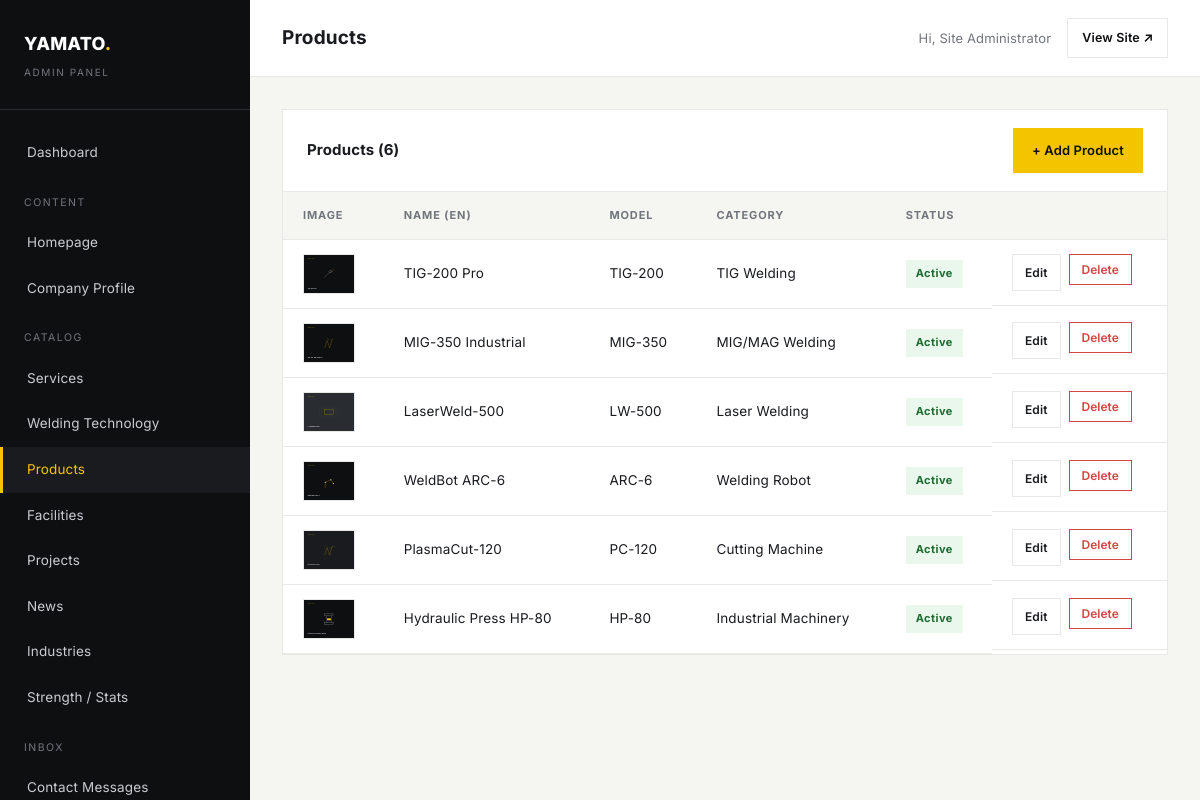
Page /admin/products.php (signed in) on the committed database.
### tables this page shows
CREATE TABLE products (
    id INT AUTO_INCREMENT PRIMARY KEY,
    category_id INT DEFAULT NULL,
    name_ja VARCHAR(255) NOT NULL,
    name_en VARCHAR(255) NOT NULL,
    model VARCHAR(100),
    manufacturer VARCHAR(100),
    short_description_ja TEXT,
    short_description_en TEXT,
    description_ja TEXT,
    description_en TEXT,
    features_ja TEXT,
    features_en TEXT,
    application_ja TEXT,
    application_en TEXT,
    spec_power VARCHAR(100),
    spec_output VARCHAR(100),
    spec_current_range VARCHAR(100),
    spec_dimensions VARCHAR(100),
    spec_weight VARCHAR(100),
    image VARCHAR(255),
    gallery TEXT,
    slug VARCHAR(255) UNIQUE,
    status TINYINT(1) DEFAULT 1,
    created_at TIMESTAMP DEFAULT CURRENT_TIMESTAMP,
    FOREIGN KEY (category_id) REFERENCES product_categories(id) ON DELETE SET NULL
);

CREATE TABLE product_categories (
    id INT AUTO_INCREMENT PRIMARY KEY,
    name_ja VARCHAR(100) NOT NULL,
    name_en VARCHAR(100) NOT NULL,
    slug VARCHAR(100) NOT NULL UNIQUE
);

### includes/functions.php (called while the page is built, shortened)
<?php
function e(?string $value): string
{
    return htmlspecialchars((string) $value, ENT_QUOTES, 'UTF-8');
}
function image_url(?string $filename, string $subfolder): string
{
    return base_url('uploads/' . $subfolder . '/' . $filename);
}
function base_url(string $path = ''): string
{
    $scriptDir = str_replace('\\', '/', dirname($_SERVER['SCRIPT_NAME']));
    if (basename($scriptDir) === 'admin') {
        $scriptDir = dirname($scriptDir);
    }
    $scriptDir = rtrim($scriptDir, '/');
    return $scriptDir . '/' . ltrim($path, '/');
}
function admin_url(string $path = ''): string
{
    return rtrim(base_url('admin'), '/') . '/' . ltrim($path, '/');
}

### admin/products.php (the view, shortened to what this page needs)
<?php
$pdo = getPDO();
$products = $pdo->query(
    "SELECT p.*, c.name_en AS cat_name FROM products p
     LEFT JOIN product_categories c ON c.id = p.category_id
     ORDER BY p.created_at DESC"
)->fetchAll();
include __DIR__ . '/includes/admin-header.php';
?>
<div class="admin-panel">
    <div class="admin-panel-head">
        <h2>Products (<?= count($products) ?>)</h2>
        <a href="<?= e(admin_url('product-form.php')) ?>" class="abtn abtn--accent">+ Add Product</a>
    </div>
    <div class="admin-table-wrap">
        <table class="admin-table">
            <thead><tr><th>Image</th><th>Name (EN)</th><th>Model</th><th>Category</th><th>Status</th><th></th></tr></thead>
            <tbody>
                <?php if (empty($products)): ?>
                    <tr><td colspan="6" class="empty-row">No products yet.</td></tr>
                <?php else: foreach ($products as $p): ?>
                    <tr>
                        <td><img class="thumb" src="<?= e(image_url($p['image'], 'products')) ?>" alt=""></td>
                        <td><?= e($p['name_en']) ?></td>
                        <td><?= e($p['model']) ?></td>
                        <td><?= e($p['cat_name'] ?? '—') ?></td>
                        <td><span class="status-badge <?= $p['status'] ? 'on' : 'off' ?>"><?= $p['status'] ? 'Active' : 'Hidden' ?></span></td>
                        <td class="row-actions">
                            <a href="<?= e(admin_url('product-form.php?id=' . $p['id'])) ?>" class="abtn abtn--outline abtn--sm">Edit</a>
                            <form method="post" class="confirm-delete" data-confirm="Delete this product?">
                                <button type="submit" class="abtn abtn--danger abtn--sm">Delete</button>
                            </form>
                        </td>
                    </tr>
                <?php endforeach; endif; ?>
            </tbody>
        </table>
    </div>
</div>
<?php include __DIR__ . '/includes/admin-footer.php'; ?>

### assets/css/style.css (style rules this page uses)
:root { --c-black: #0E0F11; --c-graphite: #191B1F; --c-dark-gray: #292C31; --c-gray: #72767C; --c-light-gray: #E8E9E7; --c-white: #FFFFFF; --c-off-white: #F5F5F2; --c-yellow: #F5C400; --font-jp: 'Noto Sans JP', 'Inter', sans-serif; --font-en: 'Inter', 'Noto Sans JP', sans-serif; --container: 1240px; --gutter: 32px; --header-h: 88px; --ease: cubic-bezier(.22, .61, .36, 1); --transition: 0.5s var(--ease); }
html[lang="en"] { --font-body: var(--font-en); }
*, *::before, *::after { box-sizing: border-box; }
html { scroll-behavior: smooth; }
body { margin: 0; font-family: var(--font-body, var(--font-jp)); color: var(--c-graphite); background: var(--c-white); -webkit-font-smoothing: antialiased; line-height: 1.75; font-size: 16px; letter-spacing: 0.01em; overflow-x: hidden; }
img { max-width: 100%; display: block; }
a { color: inherit; text-decoration: none; }
button { font-family: inherit; cursor: pointer; }
h1, h2, h3, h4, p { margin: 0; }

### assets/css/admin.css (style rules this page uses)
body.admin-body { margin: 0; font-family: 'Inter', sans-serif; background: var(--c-off-white); color: var(--c-graphite); font-size: 14.5px; }
.admin-panel { background: var(--c-white); border: 1px solid var(--c-light-gray); margin-bottom: 28px; }
.admin-panel-head { padding: 18px 24px; border-bottom: 1px solid var(--c-light-gray); display: flex; align-items: center; justify-content: space-between; }
.admin-panel-head h2 { font-size: 15px; font-weight: 700; }
.admin-table-wrap { overflow-x: auto; }
.admin-table { width: 100%; border-collapse: collapse; }
.admin-table th, .admin-table td { padding: 14px 20px; text-align: left; border-bottom: 1px solid var(--c-light-gray); font-size: 13.5px; vertical-align: middle; }
.admin-table th { background: var(--c-off-white); font-size: 11px; letter-spacing: 0.08em; text-transform: uppercase; color: var(--c-gray); font-weight: 700; }
.admin-table img.thumb { width: 52px; height: 40px; object-fit: cover; border: 1px solid var(--c-light-gray); }
.admin-table .status-badge { display: inline-block; padding: 4px 10px; font-size: 11px; font-weight: 700; letter-spacing: 0.04em; }
.status-badge.on { background: #EAF7EC; color: #1E6B32; }
.admin-table .row-actions { display: flex; gap: 8px; }
.abtn { display: inline-flex; align-items: center; gap: 8px; padding: 10px 18px; font-size: 13px; font-weight: 600; border: 1px solid transparent; cursor: pointer; background: none; font-family: inherit; }
.abtn--accent { background: var(--c-yellow); color: var(--c-black); }
.abtn--outline { border-color: var(--c-light-gray); color: var(--c-graphite); }
.abtn--danger { border-color: #D64545; color: #D64545; }
.abtn--sm { padding: 7px 12px; font-size: 12px; }

### rows in the picture
products: image (picture), name_en "TIG-200 Pro", model "TIG-200", category.name_en "TIG Welding", status "Active"
products: image (picture), name_en "MIG-350 Industrial", model "MIG-350", category.name_en "MIG/MAG Welding", status "Active"
products: image (picture), name_en "LaserWeld-500", model "LW-500", category.name_en "Laser Welding", status "Active"
products: image (picture), name_en "WeldBot ARC-6", model "ARC-6", category.name_en "Welding Robot", status "Active"
products: image (picture), name_en "PlasmaCut-120", model "PC-120", category.name_en "Cutting Machine", status "Active"
products: image (picture), name_en "Hydraulic Press HP-80", model "HP-80", category.name_en "Industrial Machinery", status "Active"

### other values in the picture
$adminTitle "Products"
$_SESSION['admin_name'] ?: $_SESSION['admin_username'] "Site Administrator"
count($products) "6"
